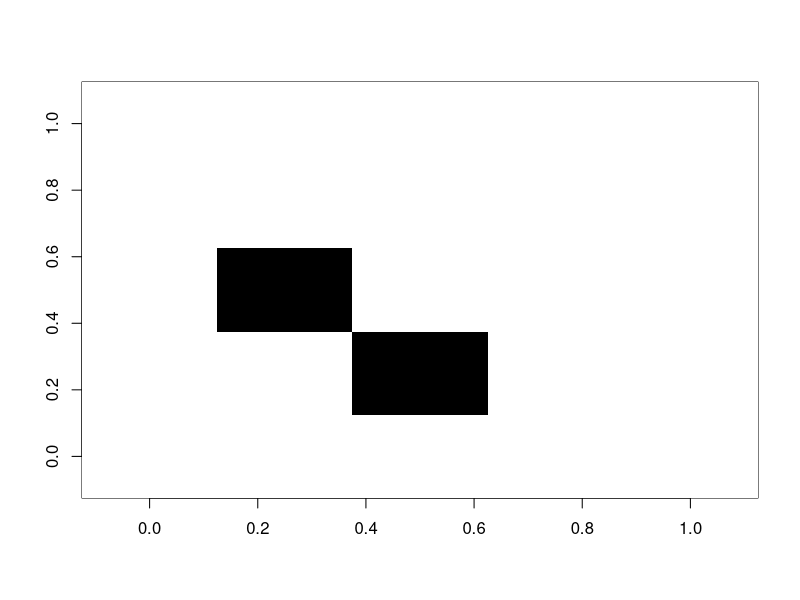
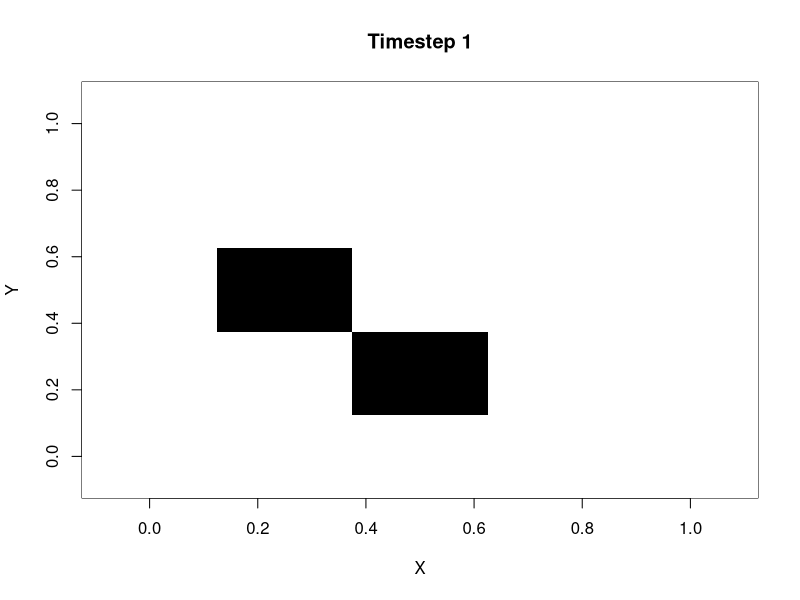
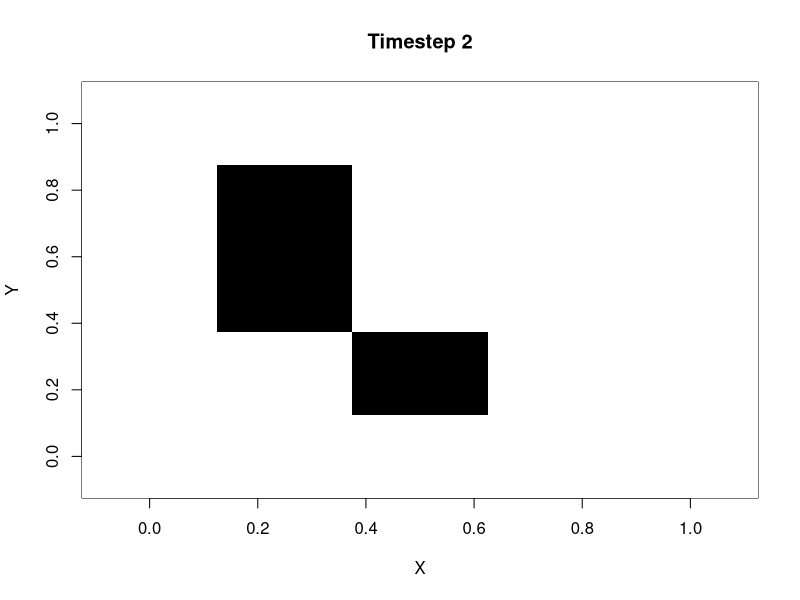
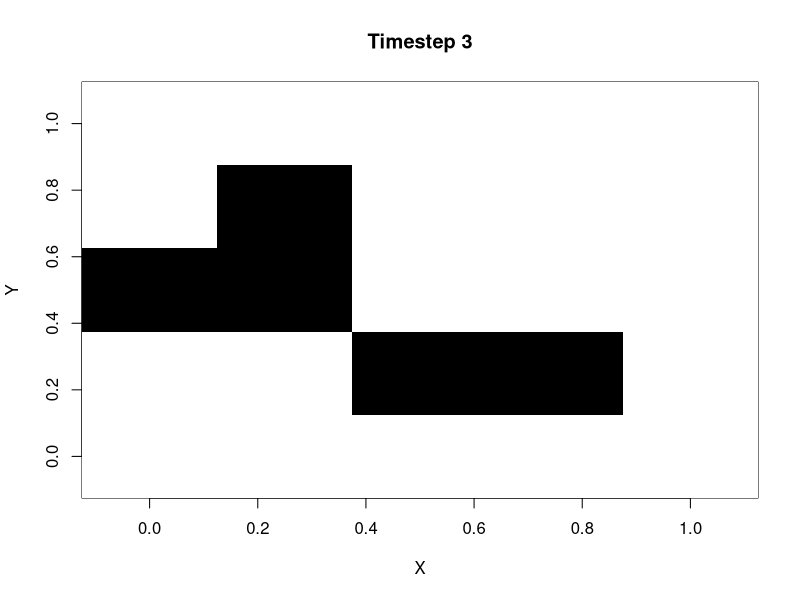
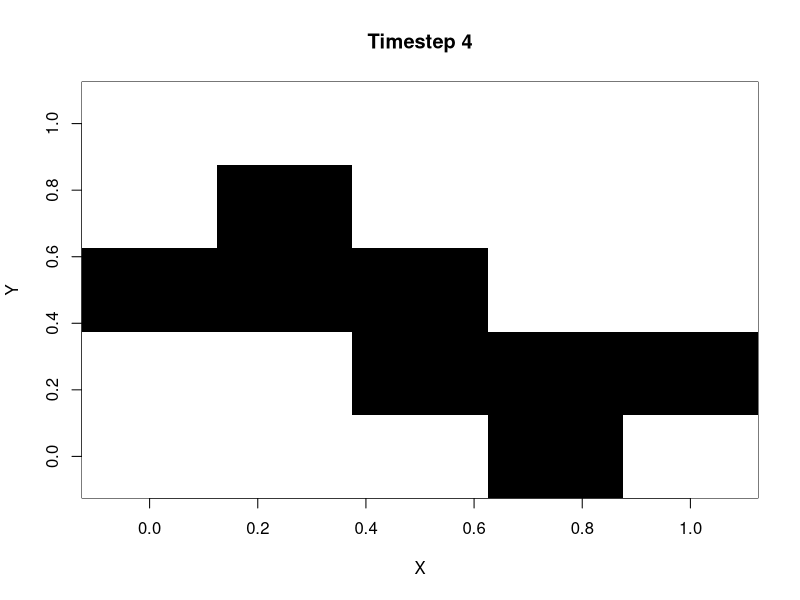
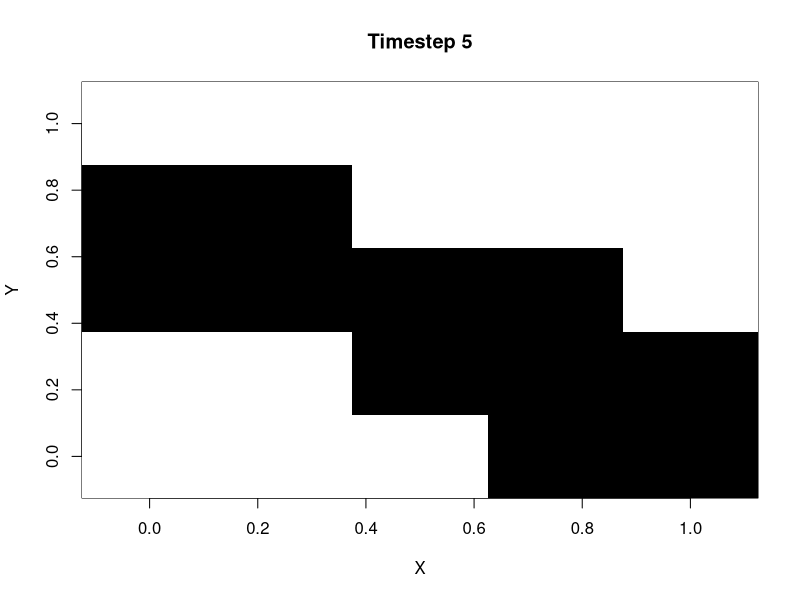
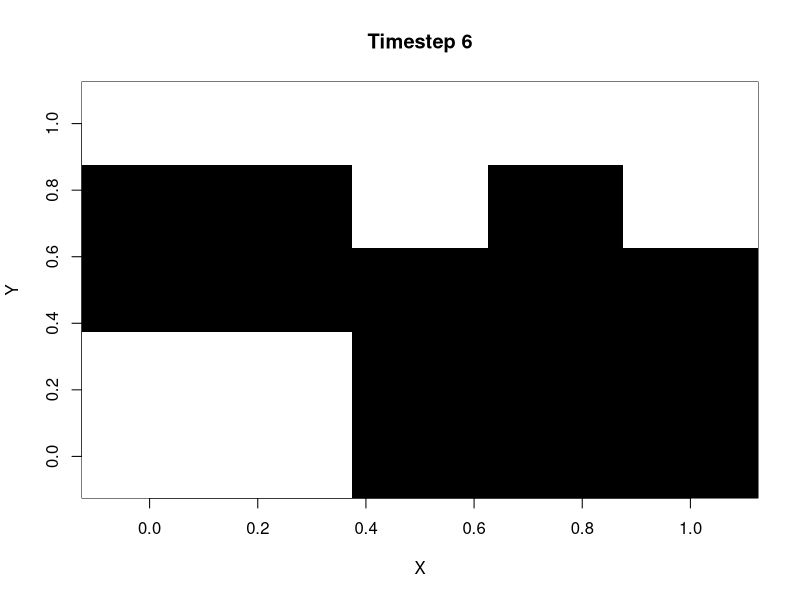
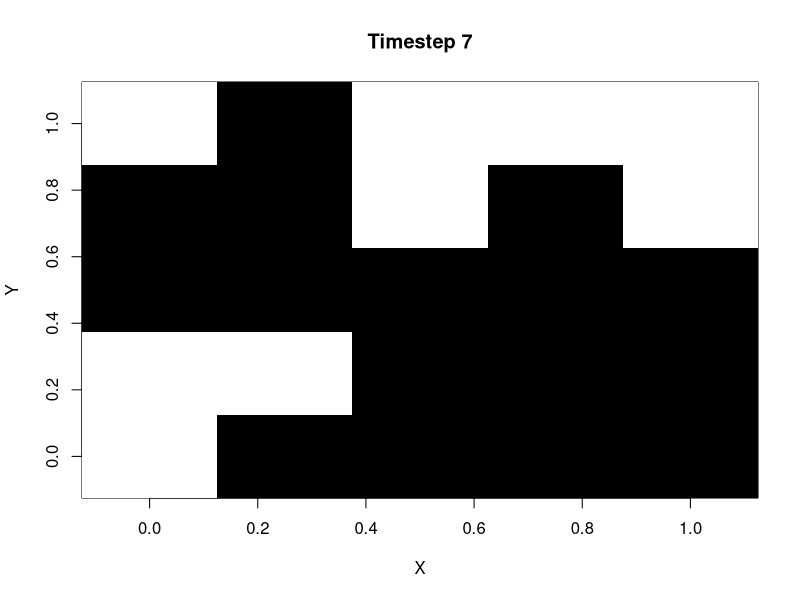

Generate these figures, in order, with R:
# ---
# Turbinen-Model
# erster Versuch
  
# ---

# Dimension ----
timesteps <- 10
x_dim <- 5
y_dim <- 5

# Region + hindernisse ----
col_reg <- colorRampPalette(c("white", "saddlebrown"))(256)
region <- array(0, dim = c(x_dim, y_dim, timesteps))
dim(region)

# Hindernisse in Region
region[1, 2, ] <- 1  
region[2, 2, ] <- 1
image(region[, , 1], col = col_reg)

## Turbinen-Parameter ----
turb_neu_max <- 3     # Max Turbinen, die pro Zeitschritt gebaut werden können
turb_neu_perc <- 0.5  # Neubau-Prozentsatz abhängig von existierenden Turbinen

# Initiale State Turbinen ----
turbine <- array(FALSE, dim = c(x_dim, y_dim, timesteps))  # Kopiere die Region
turbine[2, 3, 1] <- TRUE  # Initiale Turbine 1
turbine[3, 2, 1] <- TRUE  # Initiale Turbine 2

# Zeige die initialen Turbinen
col_turb <- c("white","black")

par(new = TRUE)
image(turbine[, , 1], col = col_turb, axes = FALSE)


# Simulation über die Zeit ----
for (t in 1:(timesteps - 1)) {
  # Anzahl existierender Turbinen
  existing_turbs <- which(turbine[, , t], arr.ind = TRUE)
  n_existing <- nrow(existing_turbs)
  
  # Anzahl neuer Turbinen berechnen
  n_new <- min(ceiling(n_existing * turb_neu_perc), turb_neu_max)
  
  # Neue Turbinen bauen
  for (i in 1:n_new) {
    # Wähle zufällig eine bestehende Turbine als Nachbar aus
    chosen_turb <- existing_turbs[sample(1:n_existing, 1), ]
    x <- chosen_turb[1]
    y <- chosen_turb[2]
    
    # Potenzielle Nachbarn finden
    potential_neighbors <- expand.grid(
      x + c(-1, 0, 1),
      y + c(-1, 0, 1)
    )
    colnames(potential_neighbors) <- c("x", "y")
    
    # Filtere gültige Nachbarn (im Grid und nicht bereits eine Turbine)
    # Filtere gültige Nachbarn (im Grid, kein Hindernis, nicht schon belegt)
    valid_neighbors <- potential_neighbors[
      potential_neighbors$x >= 1 & potential_neighbors$x <= x_dim &
        potential_neighbors$y >= 1 & potential_neighbors$y <= y_dim, ]
    
    valid_neighbors <- valid_neighbors[!apply(valid_neighbors, 1, function(coord) {
      turbine[coord[1], coord[2], t] | region[coord[1], coord[2], t]
    }), ]
    
    # Falls keine gültigen Nachbarn vorhanden sind, überspringen
    if (nrow(valid_neighbors) == 0) next
    
    # Wähle zufällig einen Nachbarn aus
    new_turb <- valid_neighbors[sample(1:nrow(valid_neighbors), 1), ]
    
    # Neue Turbine hinzufügen
    turbine[new_turb$x, new_turb$y, t + 1] <- TRUE
  }
  
  # Kopiere bestehende Turbinen in den nächsten Zeitschritt
  turbine[, , t + 1] <- turbine[, , t] | turbine[, , t + 1]
}

# Visualisierung der Ergebnisse ----
#par(mfrow = c(1, timesteps))
par(mfrow = c(1, 1))
for (t in 1:timesteps) {
  #image(region[, , t], col = col_reg)
  image(turbine[, , t], col = col_turb,
        main = paste("Timestep", t), xlab = "X", ylab = "Y")
  Sys.sleep(0.1)
}


